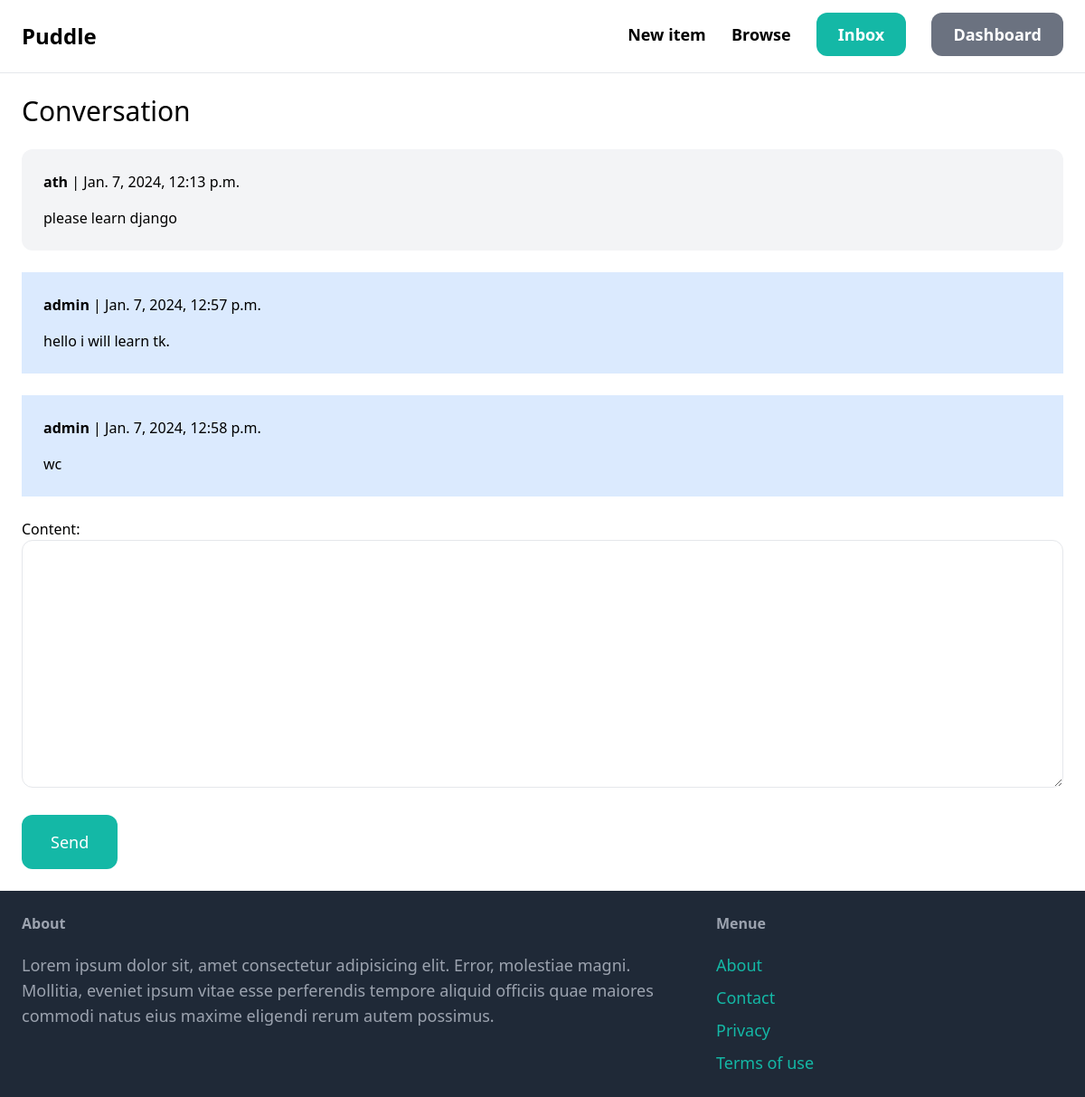
Page /inbox/3/ (signed in) on the committed database.
### conversation/models.py (models this page shows)
class ConversationMessage(models.Model):
    conversation = models.ForeignKey(Conversation, related_name='messages', on_delete=models.CASCADE)
    content = models.TextField()
    created_at = models.DateTimeField(auto_now_add=True)
    created_by = models.ForeignKey(User, related_name='created_messages', on_delete=models.CASCADE)

### conversation/views.py (the view)
# urls.py: path('<int:pk>/', views.detail, name='detail'),
@login_required
def detail(request,pk):
        conversation = Conversation.objects.filter(members__in=[request.user.id]).get(pk=pk)
        if request.method== "POST":
            form = ConversationMessageForm(request.POST)
            if form.is_valid():
                conversation_message = form.save(commit=False)
                conversation_message.conversation = conversation
                conversation_message.created_by = request.user
                conversation_message.save()
                conversation.save()
                return redirect('conversation:detail',pk=pk)
        else:
             form = ConversationMessageForm()
        return render(request,'conversation/detail.html',{
             'conversation':conversation,
             'form':form
        })

### conversation/forms.py
class ConversationMessageForm(forms.ModelForm):
    class Meta:
        model = ConversationMessage
        fields = ('content',)
        widgets = {
            'content': forms.Textarea(attrs={
                'class': 'w-full py-4 px-6 rounded-xl border'
            })
        }

### conversation/templates/conversation/detail.html (shortened to what this page needs)
{% extends 'core/base.html' %}
{% block content %}
<h1 class="mb-6 text-3xl">Conversation</h1>
<div class="space-y-6">
    {% for message in conversation.messages.all %}
            <div class="p-6 flex {% if message.created_by == request.user %} bg-blue-100 {%else%} bg-gray-100 rounded-xl{%endif%}">
                <div>
                    <p class="mb-4"><strong>{{message.created_by.username}}</strong> | {{message.created_at}}</p>
                    <p>{{message.content}}</p>
                </div>
            </div>
    {%endfor %}
</div>
<form action="." method="post" class="mt-6">
    {{form.as_p}}
    <button class="mt-6 py-4 px-8 text-lg bg-teal-500 hover:bg-teal-700 rounded-xl text-white">Send</button>
</form>
{% endblock %}

### rows in the picture
ConversationMessage: created_by.username "ath", created_at "Jan. 7, 2024, 12:13 p.m.", content "please learn django"
ConversationMessage: created_by.username "admin", created_at "Jan. 7, 2024, 12:57 p.m.", content "hello i will learn tk."
ConversationMessage: created_by.username "admin", created_at "Jan. 7, 2024, 12:58 p.m.", content "wc"
